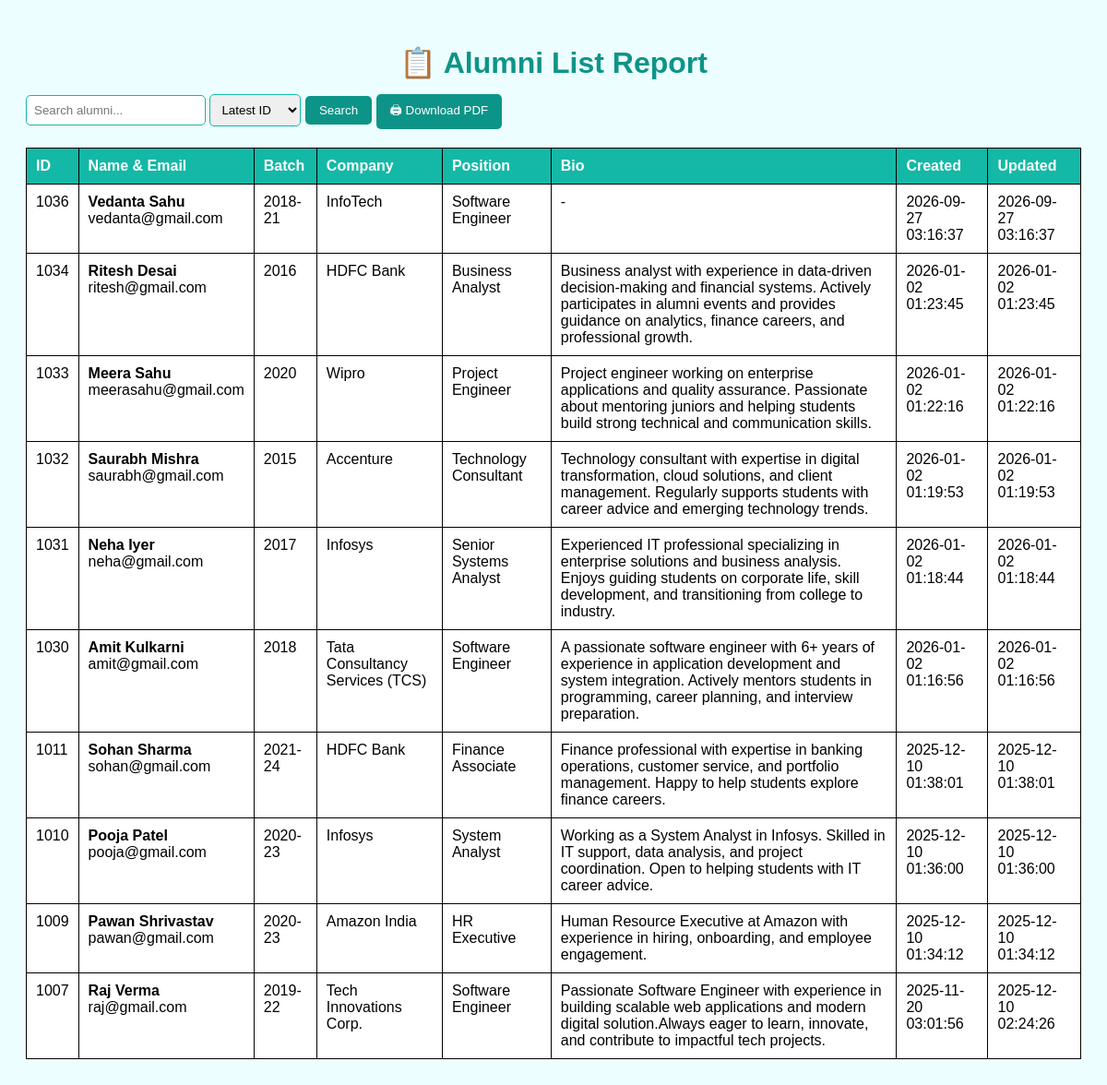
The app's page /view_alumni.php (signed in) with its own data.
### tables this page shows
CREATE TABLE `alumni_profile` (
  `id` int(11) NOT NULL,
  `user_id` int(11) NOT NULL,
  `batch_year` varchar(100) DEFAULT NULL,
  `company` varchar(150) DEFAULT NULL,
  `position` varchar(150) DEFAULT NULL,
  `bio` text DEFAULT NULL,
  `created_at` datetime DEFAULT current_timestamp(),
  `updated_at` datetime DEFAULT current_timestamp() ON UPDATE current_timestamp()
);

CREATE TABLE `users` (
  `id` int(11) NOT NULL,
  `name` varchar(150) NOT NULL,
  `email` varchar(150) NOT NULL,
  `user_password` varchar(255) NOT NULL,
  `role` enum('admin','student','alumni') NOT NULL,
  `created_at` datetime DEFAULT current_timestamp(),
  `updated_at` datetime DEFAULT current_timestamp() ON UPDATE current_timestamp()
);

### view_alumni.php (the view, shortened to what this page needs)
<?php
require_once "includes/db.php";
$search = $_GET['search'] ?? "";
$sort = $_GET['sort'] ?? "users.id DESC";
$allowed_sorts = [
    "id_asc"   => "users.id ASC",
    "id_desc"  => "users.id DESC",
    "name_asc" => "users.name ASC",
    "name_desc"=> "users.name DESC",
    "batch_asc"=> "alumni_profile.batch_year ASC",
    "batch_desc"=> "alumni_profile.batch_year DESC",
    "created_asc" => "users.created_at ASC",
    "created_desc"=> "users.created_at DESC"
];
$order_by = $allowed_sorts[$sort] ?? "users.id DESC";
$query = "
    SELECT
        users.id,
        users.name,
        users.email,
        users.created_at AS account_created,
        users.updated_at AS account_updated,
        alumni_profile.batch_year,
        alumni_profile.company,
        alumni_profile.position,
        alumni_profile.bio,
        alumni_profile.updated_at AS profile_updated
    FROM users
    LEFT JOIN alumni_profile
        ON users.id = alumni_profile.user_id
    WHERE users.role = 'alumni'
      AND (
            users.id LIKE ? OR
            users.name LIKE ? OR
            users.email LIKE ? OR
            alumni_profile.company LIKE ? OR
            alumni_profile.batch_year LIKE ? OR
            alumni_profile.position LIKE ?
          )
    ORDER BY $order_by
";
$stmt = $conn->prepare($query);
$search_param = "%$search%";
$stmt->bind_param("ssssss", $search_param, $search_param, $search_param, $search_param, $search_param, $search_param);
$stmt->execute();
$result = $stmt->get_result();
?>
<!DOCTYPE html>
<html>
<head>
</head>
<body>
<h1>📋 Alumni List Report</h1>
<form method="GET" class="search-box">
    <input type="text" name="search" placeholder="Search alumni..." value="<?= htmlspecialchars($search) ?>">
    <select name="sort" class="sort-select">
        <option value="id_desc">Latest ID</option>
    </select>
    <button class="search-btn">Search</button>
    <button type="button" class="print-btn" onclick="window.print()">🖨 Download PDF</button>
</form>
<table>
<tr>
    <th>ID</th>
    <th>Name & Email</th>
    <th>Batch</th>
    <th>Company</th>
    <th>Position</th>
    <th>Bio</th>
    <th>Created</th>
    <th>Updated</th>
</tr>
<?php while ($row = $result->fetch_assoc()) : ?>
<tr>
    <td><?= $row['id'] ?></td>
    <td>
        <strong><?= htmlspecialchars($row['name']) ?></strong><br>
        <?= htmlspecialchars($row['email']) ?>
    </td>
    <td><?= $row['batch_year'] ?: "-" ?></td>
    <td><?= $row['company'] ?: "-" ?></td>
    <td><?= $row['position'] ?: "-" ?></td>
    <td><?= $row['bio'] ?: "-" ?></td>
    <td><?= $row['account_created'] ?></td>
    <td><?= $row['profile_updated'] ?: $row['account_updated'] ?></td>
</tr>
<?php endwhile; ?>
</table>
</body>
</html>

### view_alumni.php (style rules this page uses)
body { font-family: Arial; background:#ecfeff; padding:20px; }
h1 { color:#0d9488; margin-bottom:15px; text-align:center; }
table { width:100%; border-collapse: collapse; margin-top:20px; background:white; }
th, td { padding:10px; border:1px solid #000; text-align:left; vertical-align: top; }
th { background:#14b8a6; color:white; }
.search-box { margin-bottom: 15px; }
.search-box input, .sort-select { padding:8px; border-radius:5px; border:1px solid #14b8a6; }
.search-btn, .print-btn { padding:8px 15px; background:#0d9488; color:white; border:none; border-radius:5px; cursor:pointer; }

### records on screen
alumni_profile: user "1036", user.name "Vedanta Sahu", user.email "vedanta@gmail.com", batch_year "2018-21", company "InfoTech", position "Software Engineer", bio "-", user.created_at "2026-09-27 03:16:37", updated_at "2026-09-27 03:16:37"
alumni_profile: user "1034", user.name "Ritesh Desai", user.email "ritesh@gmail.com", batch_year "2016", company "HDFC Bank", position "Business Analyst", bio "Business analyst with experience in data-driven decision-making and financial systems. Actively participates in alumni events and provides guidance on analytics, finance careers, and professional growth.", user.created_at "2026-01-02 01:23:45", updated_at "2026-01-02 01:23:45"
alumni_profile: user "1033", user.name "Meera Sahu", user.email "meerasahu@gmail.com", batch_year "2020", company "Wipro", position "Project Engineer", bio "Project engineer working on enterprise applications and quality assurance. Passionate about mentoring juniors and helping students build strong technical and communication skills.", user.created_at "2026-01-02 01:22:16", updated_at "2026-01-02 01:22:16"
alumni_profile: user "1032", user.name "Saurabh Mishra", user.email "saurabh@gmail.com", batch_year "2015", company "Accenture", position "Technology Consultant", bio "Technology consultant with expertise in digital transformation, cloud solutions, and client management. Regularly supports students with career advice and emerging technology trends.", user.created_at "2026-01-02 01:19:53", updated_at "2026-01-02 01:19:53"
alumni_profile: user "1031", user.name "Neha Iyer", user.email "neha@gmail.com", batch_year "2017", company "Infosys", position "Senior Systems Analyst", bio "Experienced IT professional specializing in enterprise solutions and business analysis. Enjoys guiding students on corporate life, skill development, and transitioning from college to industry.", user.created_at "2026-01-02 01:18:44", updated_at "2026-01-02 01:18:44"
alumni_profile: user "1030", user.name "Amit Kulkarni", user.email "amit@gmail.com", batch_year "2018", company "Tata Consultancy Services (TCS)", position "Software Engineer", bio "A passionate software engineer with 6+ years of experience in application development and system integration. Actively mentors students in programming, career planning, and interview preparation.", user.created_at "2026-01-02 01:16:56", updated_at "2026-01-02 01:16:56"
alumni_profile: user "1011", user.name "Sohan Sharma", user.email "sohan@gmail.com", batch_year "2021-24", company "HDFC Bank", position "Finance Associate", bio "Finance professional with expertise in banking operations, customer service, and portfolio management. Happy to help students explore finance careers.", user.created_at "2025-12-10 01:38:01", updated_at "2025-12-10 01:38:01"
alumni_profile: user "1010", user.name "Pooja Patel", user.email "pooja@gmail.com", batch_year "2020-23", company "Infosys", position "System Analyst", bio "Working as a System Analyst in Infosys. Skilled in IT support, data analysis, and project coordination. Open to helping students with IT career advice.", user.created_at "2025-12-10 01:36:00", updated_at "2025-12-10 01:36:00"
alumni_profile: user "1009", user.name "Pawan Shrivastav", user.email "pawan@gmail.com", batch_year "2020-23", company "Amazon India", position "HR Executive", bio "Human Resource Executive at Amazon with experience in hiring, onboarding, and employee engagement.", user.created_at "2025-12-10 01:34:12", updated_at "2025-12-10 01:34:12"
alumni_profile: user "1007", user.name "Raj Verma", user.email "raj@gmail.com", batch_year "2019-22", company "Tech Innovations Corp.", position "Software Engineer", bio "Passionate Software Engineer with experience in building scalable web applications and modern digital solution.Always eager to learn, innovate, and contribute to impactful tech projects.", user.created_at "2025-11-20 03:01:56", updated_at "2025-12-10 02:24:26"
